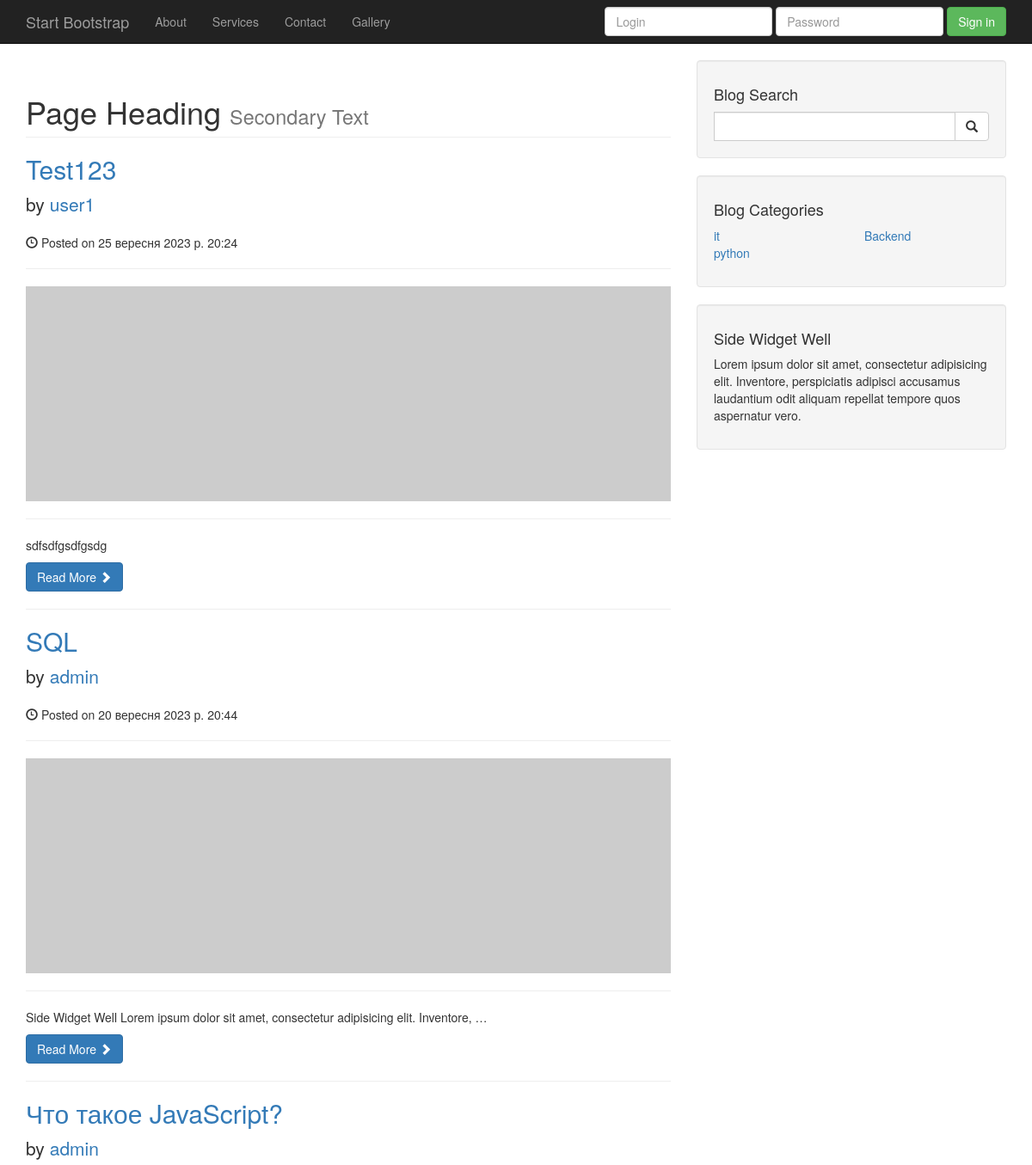
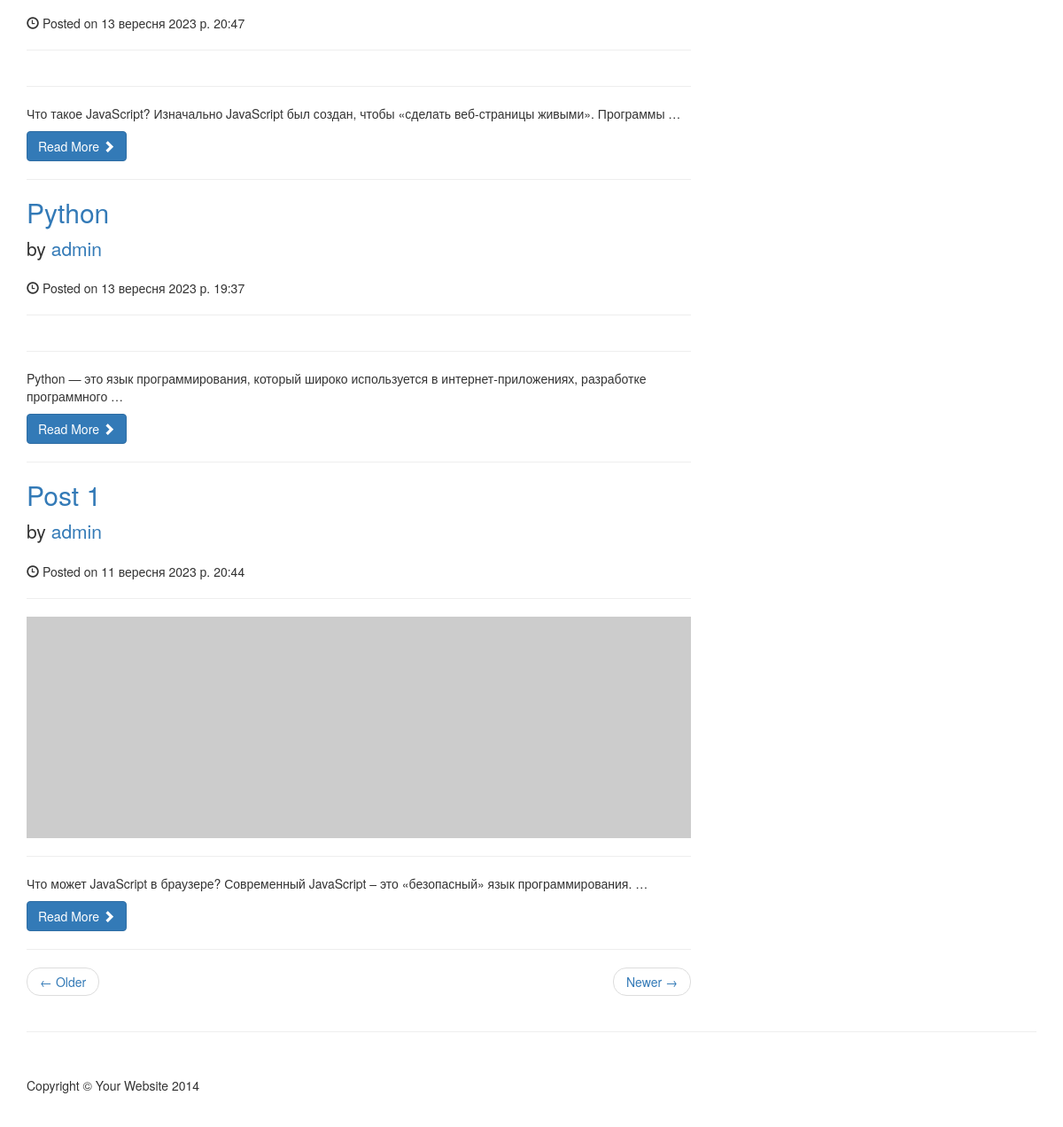
Screenshot of /blog/ with the database file from the repository (2 pictures, top to bottom).
### blog/models.py (models this page shows, shortened)
class Post(models.Model):
    title = models.CharField(max_length=30, verbose_name="Заголовок")
    content = models.TextField(verbose_name="Опис")
    published_date = models.DateTimeField(auto_created=True, verbose_name="Дата та час")
    category = models.ForeignKey(Category, on_delete=models.CASCADE, verbose_name="Категорія")
    user = models.ForeignKey(User, on_delete=models.CASCADE, verbose_name="Автор")
    image = models.URLField(default="http://placehold.it/900x300")
    class Meta:
        verbose_name = "Пост"
        verbose_name_plural = "Пости"

class Category(models.Model):
    name = models.CharField(max_length=30, verbose_name="Категорія")
    class Meta:
        verbose_name = "Категорія"
        verbose_name_plural = "Кактегорії"

### blog/views.py (the view)
# urls.py: path("blog/", views.index, name="main"),
def index(request):
    posts = Post.objects.order_by('-published_date')
    context = {'posts': posts}
    context.update(get_categories())
    return render(request, "blog/index.html", context=context)

### blog/views.py (called while the page is built)
def get_categories():
    all = Category.objects.all()
    count = all.count()
    half = count // 2 + 1
    return {"cat1": all[:half], "cat2": all[half:]}

### templates/blog/index.html
{% extends "blog/base.html" %}
{% block content %}
            <h1 class="page-header">
                Page Heading
                <small>Secondary Text</small>
            </h1>
            {% for post in posts %}
            <h2>
                <a href="{% url 'post' id=post.id %}">{{post.title}}</a>
            </h2>
            <p class="lead">
                by <a href="index.php">{{post.user}}</a>
            </p>
            <p><span class="glyphicon glyphicon-time"></span> Posted on {{post.published_date}}</p>
            <hr>
             <a href="{% url 'post' id=post.id %}"><img class="img-responsive" src={{post.image}} alt=""></a>
            <hr>
            <p>{{post.content|truncatewords:12}}</p>
            <a class="btn btn-primary" href="{% url 'post' id=post.id %}">Read More <span
                    class="glyphicon glyphicon-chevron-right"></span></a>
            <hr>
            {% endfor%}
            <ul class="pager">
                <li class="previous">
                    <a href="#">&larr; Older</a>
                </li>
                <li class="next">
                    <a href="#">Newer &rarr;</a>
                </li>
            </ul>
{% endblock %}

### templates/blog/base.html (shortened to what this page needs)
<!DOCTYPE html>
<html lang="en">
<head>
    {% load static %}
    <link href="{% static 'blog/css/bootstrap.min.css' %}" rel="stylesheet">
    <link href="{% static 'blog/css/blog-home.css' %}" rel="stylesheet">
</head>
<body>
<nav class="navbar navbar-inverse navbar-fixed-top" role="navigation">
    <div class="container">
        <div class="navbar-header">
            <a class="navbar-brand" href="{% url 'main'%}">Start Bootstrap</a>
        </div>
        <div class="collapse navbar-collapse" id="bs-example-navbar-collapse-1">
            <ul class="nav navbar-nav">
                <li>
                    <a href="{% url 'about'%}">About</a>
                </li>
                <li>
                    <a href="{% url 'services'%}">Services</a>
                </li>
                <li>
                    <a href="{% url 'contacts'%}">Contact</a>
                </li>
                <li>
                    <a href="{% url 'gallery'%}">Gallery</a>
                </li>
            </ul> {% include "blog/toggle_login.html"%}
        </div>
    </div>
</nav>
<div class="container">
    <div class="row">
        <div class="col-md-8">
            {% block content %}
            {% endblock %}
        </div>
        <div class="col-md-4">
            <div class="well">
                <h4>Blog Search</h4>
                <form method="GET" action="{% url 'search' %}" class="input-group">
                    <input type="search" name="query" class="form-control">
                    <span class="input-group-btn">
                                <button class="btn btn-default" type="submit">
                                    <span class="glyphicon glyphicon-search"></span>
                            </button>
                            </span>
                </form>
            </div>
            <div class="well">
                <h4>Blog Categories</h4>
                <div class="row">
                    <div class="col-lg-6">
                        <ul class="list-unstyled">
                            {% for c in cat1%}
                            <li><a href="{% url 'category' name=c.name %}">{{ c.name }}</a></li>
                            {% endfor %}
                        </ul>
                    </div>
                    <div class="col-lg-6">
                        <ul class="list-unstyled">
                            {% for c in cat2%}
                            <li><a href="{% url 'category' name=c.name %}">{{ c.name }}</a></li>
                            {% endfor %}
                        </ul>
                    </div>
                </div>
            </div>
            <div class="well">
                <h4>Side Widget Well</h4>
                <p>Lorem ipsum dolor sit amet, consectetur adipisicing elit. Inventore, perspiciatis adipisci accusamus
                    laudantium odit aliquam repellat tempore quos aspernatur vero.</p>
            </div>
        </div>
    </div>
    <hr>
    <footer>
        <div class="row">
            <div class="col-lg-12">
                <p>Copyright &copy; Your Website 2014</p>
            </div>
        </div>
    </footer>
</div>
</body>
</html>

### templates/blog/toggle_login.html (shortened to what this page needs)
{% if user.is_authenticated %}
<div class="navbar-form navbar-right">
    <a href="{% url 'blog_logout' %}" class="btn btn-danger">Logout</a>
</div>
<ul class="nav navbar-nav navbar-right">
    <li><a href="profile">Hello {{user}}</a></li>
</ul>
{% else %}
   <form class="navbar-form navbar-right" method="POST" action="{% url 'blog_login' %}">
       <div class="form-group">
           <input type="text" placeholder="Login" name="username" class="form-control">
       </div>
       <div class="form-group">
           <input type="password" placeholder="Password" name="password" class="form-control">
       </div>
       <button type="submit" class="btn btn-success">Sign in</button>
   </form>
{%  endif %}

### static/blog/css/blog-home.css (style rules this page uses)
body { padding-top: 70px; }
footer { margin: 50px 0; }

### rows the page displays
Post: title "Test123", user "user1", published_date "25 вересня 2023 р. 20:24", content "sdfsdfgsdfgsdg"
Post: title "SQL", user "admin", published_date "20 вересня 2023 р. 20:44", content "Side Widget Well Lorem ipsum dolor sit amet, consectetur adipisicing elit. Inventore, …"
Post: title "Что такое JavaScript?", user "admin", published_date "13 вересня 2023 р. 20:47", content "Что такое JavaScript? Изначально JavaScript был создан, чтобы «сделать веб-страницы живыми». Программы …"
Post: title "Python", user "admin", published_date "13 вересня 2023 р. 19:37", content "Python — это язык программирования, который широко используется в интернет-приложениях, разработке программного …"
Post: title "Post 1", user "admin", published_date "11 вересня 2023 р. 20:44", content "Что может JavaScript в браузере? Современный JavaScript – это «безопасный» язык программирования. …"
Category: name "it"
Category: name "python"
Category: name "Backend"
